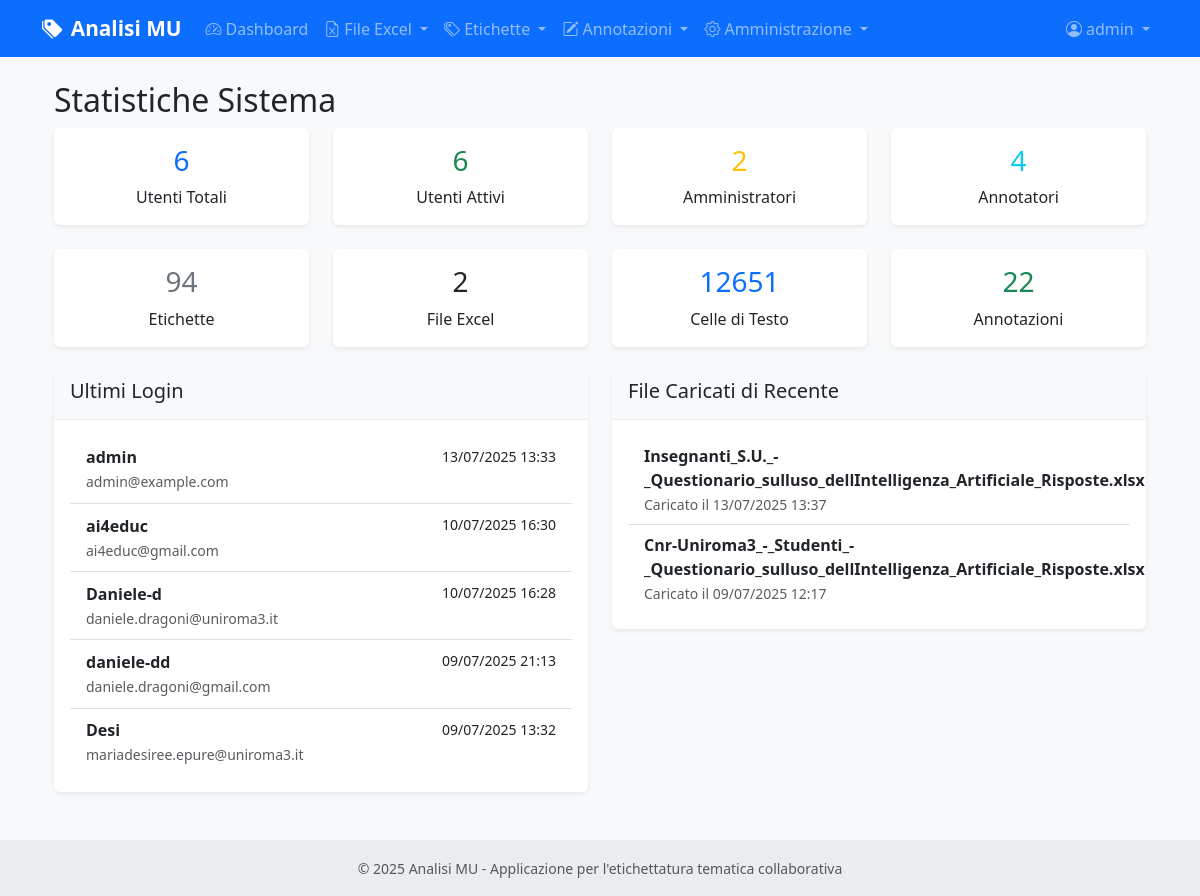
Before: /admin/system_stats (signed in) with the older database file.
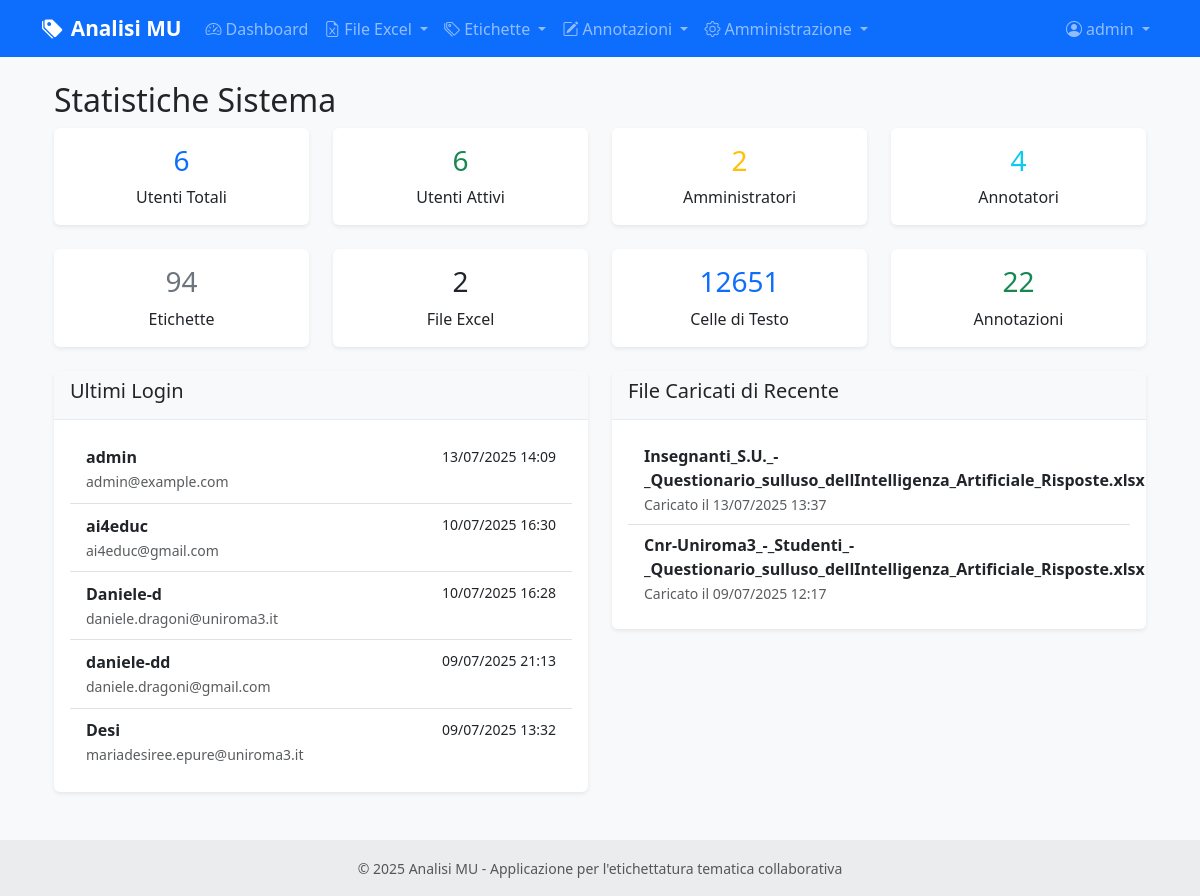
After: the same page with the newer database file.
### models.py (models this page shows, shortened)
class User(UserMixin, db.Model):
    id = db.Column(db.Integer, primary_key=True)
    username = db.Column(db.String(80), unique=True, nullable=False)
    email = db.Column(db.String(120), unique=True, nullable=False)
    password_hash = db.Column(db.String(255), nullable=False)
    role = db.Column(db.String(20), default='annotatore')  # 'amministratore' o 'annotatore'
    is_active = db.Column(db.Boolean, default=True)
    last_login = db.Column(db.DateTime)
    created_at = db.Column(db.DateTime, default=datetime.utcnow)
    updated_at = db.Column(db.DateTime, default=datetime.utcnow, onupdate=datetime.utcnow)
    annotations = db.relationship('CellAnnotation', foreign_keys='CellAnnotation.user_id', backref='user', lazy=True)
    def can_manage_users(self):
        return self.role == 'amministratore'

class ExcelFile(db.Model):
    id = db.Column(db.Integer, primary_key=True)
    filename = db.Column(db.String(255), nullable=False)
    original_filename = db.Column(db.String(255), nullable=False)
    file_path = db.Column(db.String(500), nullable=False)
    uploaded_by = db.Column(db.Integer, db.ForeignKey('user.id'), nullable=False)
    uploaded_at = db.Column(db.DateTime, default=datetime.utcnow)
    uploader = db.relationship('User', backref='uploaded_files')
    text_cells = db.relationship('TextCell', backref='excel_file', lazy=True, cascade='all, delete-orphan')

### routes/admin.py (the view)
@admin_bp.route('/system_stats')
@login_required
@admin_required
def system_stats():
    stats = {
        'users': {
            'total': User.query.count(),
            'active': User.query.filter_by(is_active=True).count(),
            'administrators': User.query.filter_by(role='amministratore').count(),
            'annotators': User.query.filter_by(role='annotatore').count()
        },
        'content': {
            'labels': Label.query.count(),
            'excel_files': ExcelFile.query.count(),
            'text_cells': TextCell.query.count(),
            'annotations': CellAnnotation.query.count()
        },
        'recent_activity': {
            'recent_users': User.query.order_by(User.last_login.desc()).limit(5).all(),
            'recent_files': ExcelFile.query.order_by(ExcelFile.uploaded_at.desc()).limit(5).all()
        }
    }
    return render_template('admin/system_stats.html', stats=stats)

### routes/admin.py (called while the page is built)
def admin_required(f):
    @wraps(f)
    def decorated_function(*args, **kwargs):
        if not current_user.is_authenticated or not current_user.can_manage_users():
            flash('Accesso negato. Sono richiesti privilegi di amministratore.', 'error')
            return redirect(url_for('main.index'))
        return f(*args, **kwargs)
    return decorated_function

### templates/admin/system_stats.html (shortened to what this page needs)
{% extends "base.html" %}
{% block content %}
<div class="container">
    <div class="row">
        <div class="col-12">
            <h2> Statistiche Sistema</h2>
            <div class="row mb-4">
                <div class="col-md-3">
                    <div class="card text-center border-primary">
                        <div class="card-body">
                            <h3 class="card-title text-primary">{{ stats.users.total }}</h3>
                            <p class="card-text">Utenti Totali</p>
                        </div>
                    </div>
                </div>
                <div class="col-md-3">
                    <div class="card text-center border-success">
                        <div class="card-body">
                            <h3 class="card-title text-success">{{ stats.users.active }}</h3>
                            <p class="card-text">Utenti Attivi</p>
                        </div>
                    </div>
                </div>
                <div class="col-md-3">
                    <div class="card text-center border-warning">
                        <div class="card-body">
                            <h3 class="card-title text-warning">{{ stats.users.administrators }}</h3>
                            <p class="card-text">Amministratori</p>
                        </div>
                    </div>
                </div>
                <div class="col-md-3">
                    <div class="card text-center border-info">
                        <div class="card-body">
                            <h3 class="card-title text-info">{{ stats.users.annotators }}</h3>
                            <p class="card-text">Annotatori</p>
                        </div>
                    </div>
                </div>
            </div>
            <div class="row mb-4">
                <div class="col-md-3">
                    <div class="card text-center border-secondary">
                        <div class="card-body">
                            <h3 class="card-title text-secondary">{{ stats.content.labels }}</h3>
                            <p class="card-text">Etichette</p>
                        </div>
                    </div>
                </div>
                <div class="col-md-3">
                    <div class="card text-center border-dark">
                        <div class="card-body">
                            <h3 class="card-title text-dark">{{ stats.content.excel_files }}</h3>
                            <p class="card-text">File Excel</p>
                        </div>
                    </div>
                </div>
                <div class="col-md-3">
                    <div class="card text-center border-primary">
                        <div class="card-body">
                            <h3 class="card-title text-primary">{{ stats.content.text_cells }}</h3>
                            <p class="card-text">Celle di Testo</p>
                        </div>
                    </div>
                </div>
                <div class="col-md-3">
                    <div class="card text-center border-success">
                        <div class="card-body">
                            <h3 class="card-title text-success">{{ stats.content.annotations }}</h3>
                            <p class="card-text">Annotazioni</p>
                        </div>
                    </div>
                </div>
            </div>
            <div class="row">
                <div class="col-md-6">
                    <div class="card">
                        <div class="card-header">
                            <h5> Ultimi Login</h5>
                        </div>
                        <div class="card-body">
                            {% if stats.recent_activity.recent_users %}
                            <div class="list-group list-group-flush">
                                {% for user in stats.recent_activity.recent_users %}
                                <div class="list-group-item d-flex justify-content-between align-items-center">
                                    <div>
                                        <strong>{{ user.username }}</strong>
                                        <br>
                                        <small class="text-muted">{{ user.email }}</small>
                                    </div>
                                    <div class="text-end">
                                        {% if user.last_login %}
                                        <small>{{ user.last_login.strftime('%d/%m/%Y %H:%M') }}</small>
                                        {% else %}
                                        <small class="text-muted">Mai</small>
                                        {% endif %}
                                        <br>
                                        <span class="badge badge-{% if user.role == 'amministratore' %}warning{% else %}primary{% endif %}">
                                        </span>
                                    </div>
                                </div>
                                {% endfor %}
                            </div>
                            {% else %}
                            <p class="text-muted">Nessun login recente</p>
                            {% endif %}
                        </div>
                    </div>
                </div>
                <div class="col-md-6">
                    <div class="card">
                        <div class="card-header">
                            <h5> File Caricati di Recente</h5>
                        </div>
                        <div class="card-body">
                            {% if stats.recent_activity.recent_files %}
                            <div class="list-group list-group-flush">
                                {% for file in stats.recent_activity.recent_files %}
                                <div class="list-group-item">
                                    <div class="d-flex justify-content-between align-items-center">
                                        <div>
                                            <strong>{{ file.original_filename }}</strong>
                                            <br>
                                            <small class="text-muted">
                                                Caricato il {{ file.uploaded_at.strftime('%d/%m/%Y %H:%M') }}
                                            </small>
                                        </div>
                                    </div>
                                </div>
                                {% endfor %}
                            </div>
                            {% else %}
                            <p class="text-muted">Nessun file caricato di recente</p>
                            {% endif %}
                        </div>
                    </div>
                </div>
            </div>
        </div>
    </div>
</div>
{% endblock %}

### templates/base.html (shortened to what this page needs)
<!DOCTYPE html>
<html lang="it">
<head>
    <link href="https://cdn.jsdelivr.net/npm/bootstrap@5.3.0/dist/css/bootstrap.min.css" rel="stylesheet">
    <link href="https://cdn.jsdelivr.net/npm/bootstrap-icons@1.10.0/font/bootstrap-icons.css" rel="stylesheet">
    <link href="{{ url_for('static', filename='css/style.css') }}" rel="stylesheet">
</head>
<body>
    <nav class="navbar navbar-expand-lg navbar-dark bg-primary">
        <div class="container">
            <a class="navbar-brand" href="{{ url_for('main.index') }}">
                <i class="bi bi-tags-fill me-2"></i>Analisi MU
            </a>
            <div class="collapse navbar-collapse" id="navbarNav">
                <ul class="navbar-nav me-auto">
                    {% if current_user.is_authenticated %}
                    <li class="nav-item">
                        <a class="nav-link" href="{{ url_for('main.dashboard') }}">
                            <i class="bi bi-speedometer2 me-1"></i>Dashboard
                        </a>
                    </li>
                    <li class="nav-item dropdown">
                        <a class="nav-link dropdown-toggle" href="#" id="excelDropdown" role="button" data-bs-toggle="dropdown">
                            <i class="bi bi-file-earmark-excel me-1"></i>File Excel
                        </a>
                    </li>
                    <li class="nav-item dropdown">
                        <a class="nav-link dropdown-toggle" href="#" id="labelsDropdown" role="button" data-bs-toggle="dropdown">
                            <i class="bi bi-tags me-1"></i>Etichette
                        </a>
                    </li>
                    <li class="nav-item dropdown">
                        <a class="nav-link dropdown-toggle" href="#" id="annotationDropdown" role="button" data-bs-toggle="dropdown">
                            <i class="bi bi-pencil-square me-1"></i>Annotazioni
                        </a>
                    </li>
                    {% if current_user.can_manage_users() %}
                    <li class="nav-item dropdown">
                        <a class="nav-link dropdown-toggle" href="#" id="adminDropdown" role="button" data-bs-toggle="dropdown">
                            <i class="bi bi-gear me-1"></i>Amministrazione
                        </a>
                    </li>
                    {% endif %}
                    {% endif %}
                </ul>
                <ul class="navbar-nav">
                    {% if current_user.is_authenticated %}
                    <li class="nav-item dropdown">
                        <a class="nav-link dropdown-toggle" href="#" id="userDropdown" role="button" data-bs-toggle="dropdown">
                            <i class="bi bi-person-circle me-1"></i>{{ current_user.username }}
                        </a>
                    </li>
                    {% endif %}
                </ul>
            </div>
        </div>
    </nav>
    <main class="container my-4">
        {% block content %}{% endblock %}
    </main>
    <footer class="bg-light text-center text-lg-start mt-5">
        <div class="text-center p-3" style="background-color: rgba(0, 0, 0, 0.05);">
            <small class="text-muted">
                © 2025 Analisi MU - Applicazione per l'etichettatura tematica collaborativa
            </small>
        </div>
    </footer>
</body>
</html>

### static/css/style.css (style rules this page uses)
:root { --primary-color: #007bff; --success-color: #28a745; --warning-color: #ffc107; --danger-color: #dc3545; --info-color: #17a2b8; --light-color: #f8f9fa; --dark-color: #343a40; }
body { font-family: 'Segoe UI', Tahoma, Geneva, Verdana, sans-serif; background-color: #f8f9fa; }
.navbar-brand { font-weight: 600; font-size: 1.3rem; }
.card { border: none; box-shadow: 0 0.125rem 0.25rem rgba(0, 0, 0, 0.075); transition: box-shadow 0.15s ease-in-out; }
.card-header { background-color: #f8f9fa; border-bottom: 1px solid #e9ecef; font-weight: 600; }
.badge { font-size: 0.85em; padding: 0.5em 0.75em; }

Changed rows visible on the page:
changed User "admin": last_login "13/07/2025 13:33" → "13/07/2025 14:09"
